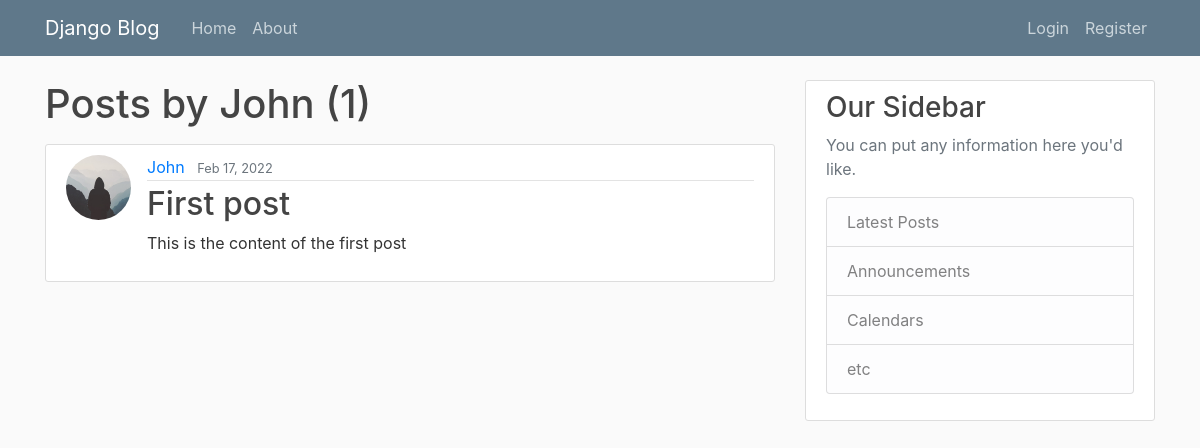
The page /user/John on the database as committed earlier.
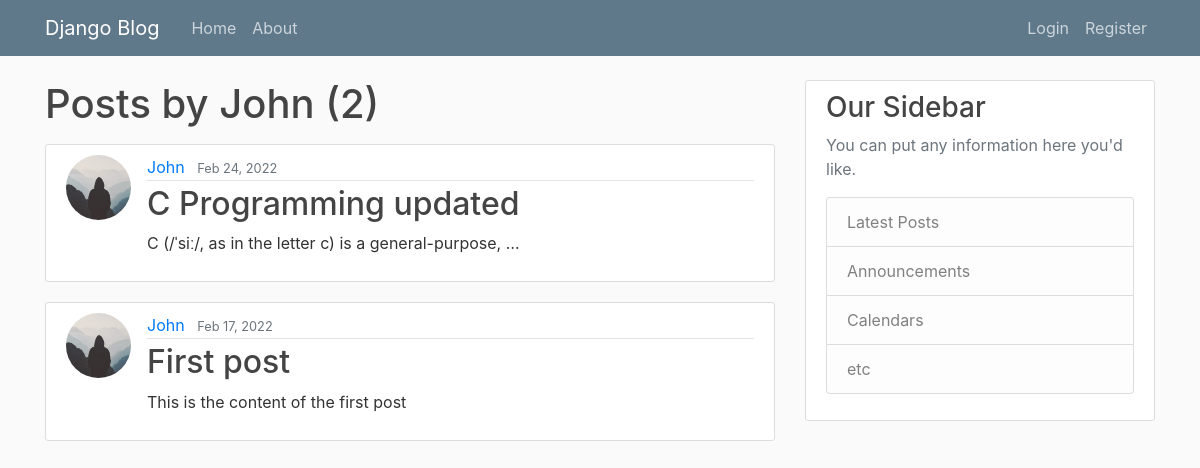
The same page on the database as committed later.
### blog/models.py (models this page shows, shortened)
class Post(models.Model):
    title = models.CharField(max_length=100)
    content = models.TextField()
    date_posted = models.DateTimeField(default=timezone.now)
    author = models.ForeignKey(User, on_delete=models.CASCADE)
    def get_absolute_url(self):
        return reverse("blog-detail", kwargs={"pk": self.pk})

### users/models.py (models this page shows, shortened)
class Profile(models.Model):
    user = models.OneToOneField(User, on_delete=models.CASCADE)
    image = models.ImageField(default='default.jpg', upload_to='profile_pics')

### blog/views.py (the view)
# urls.py: path('user/<str:username>', UserPostListView.as_view(), name='user-posts'),
class UserPostListView(ListView):
    model = Post
    template_name = "blog/user_posts.html"
    context_object_name = 'posts'
    paginate_by = 5
    def get_queryset(self):
        user = get_object_or_404(User, username=self.kwargs.get('username'))
        return Post.objects.filter(author=user).order_by('-date_posted')

### blog/templates/blog/user_posts.html (shortened to what this page needs)
{% extends "blog/base.html" %}
{% block content %}
<h1 class="mb-3">Posts by {{ view.kwargs.username }} ({{ page_obj.paginator.count }})</h1>
{% for post in posts  %}
<article class="media content-section">
  <img class="rounded-circle article-img" src="{{ post.author.profile.image.url }}" alt="">
    <div class="media-body">
      <div class="article-metadata">
        <a class="mr-2" href="{% url 'user-posts' post.author.username %}">{{ post.author }}</a>
        <small class="text-muted">{{ post.date_posted|date:"M d, Y" }}</small>
      </div>
      <h2><a class="article-title" href="{{ post.get_absolute_url }}">{{ post.title }}</a></h2>
      <p class="article-content">{{ post.content|truncatewords:10 }}</p>
    </div>
  </article>
{% endfor %}
{% endblock content %}

Rows that differ between the two databases and show on the page:
added Post: author.profile.image (placeholder picture), author "John", date_posted "Feb 24, 2022", title "C Programming updated", content "C (/ˈsiː/, as in the letter c) is a general-purpose, …"
Other text that changed with them:
{{ page_obj.paginator.count }}: "1" → "2"
